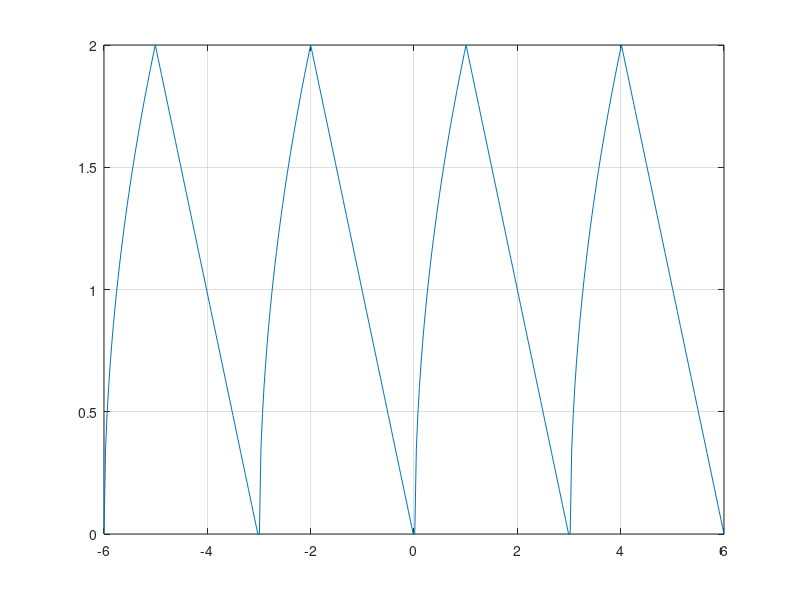

This figure's MATLAB source:
f = @(x) [2*sqrt(x).*(0<=x & x<1) + (3-x).*(1<=x & x<=3)];
x = linspace(0,3);
intvl = [-6 6];
pfx = repmat(f(x),1,diff(intvl)/3);
px = linspace(intvl(1),intvl(2),length(pfx));
figure(1)
plot(px, pfx)
grid